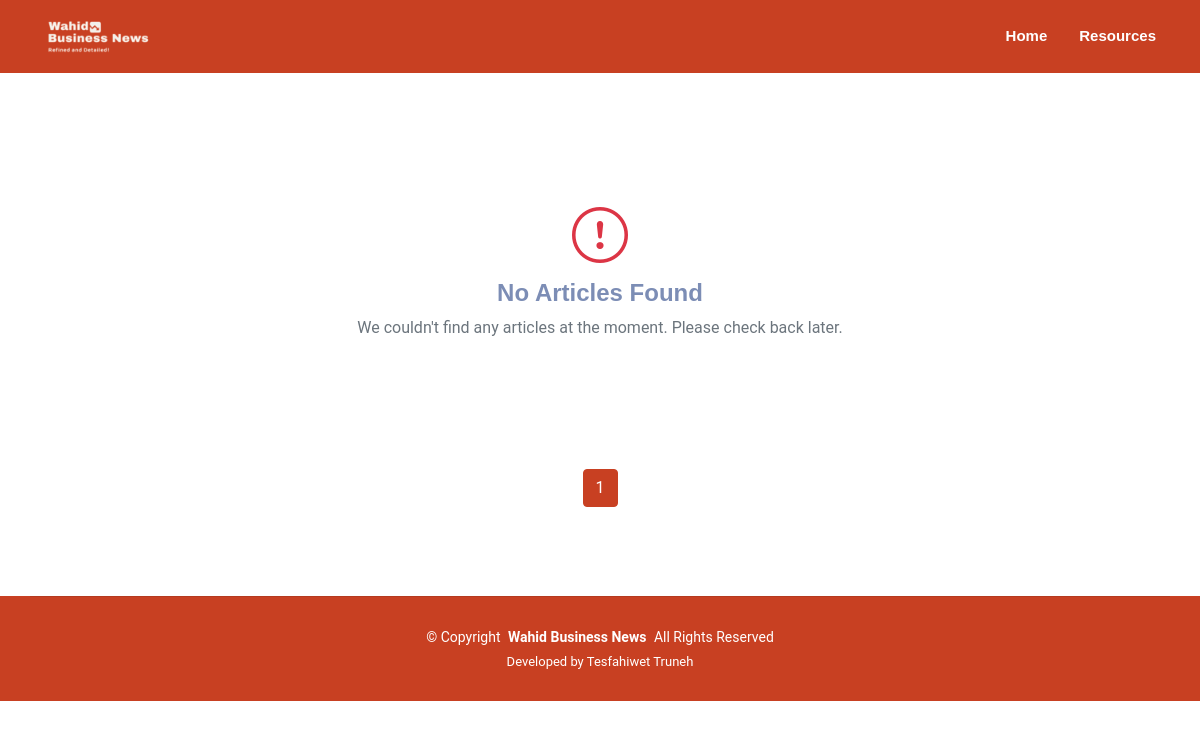
Before: /business_news/Machineries/ with the older database file.
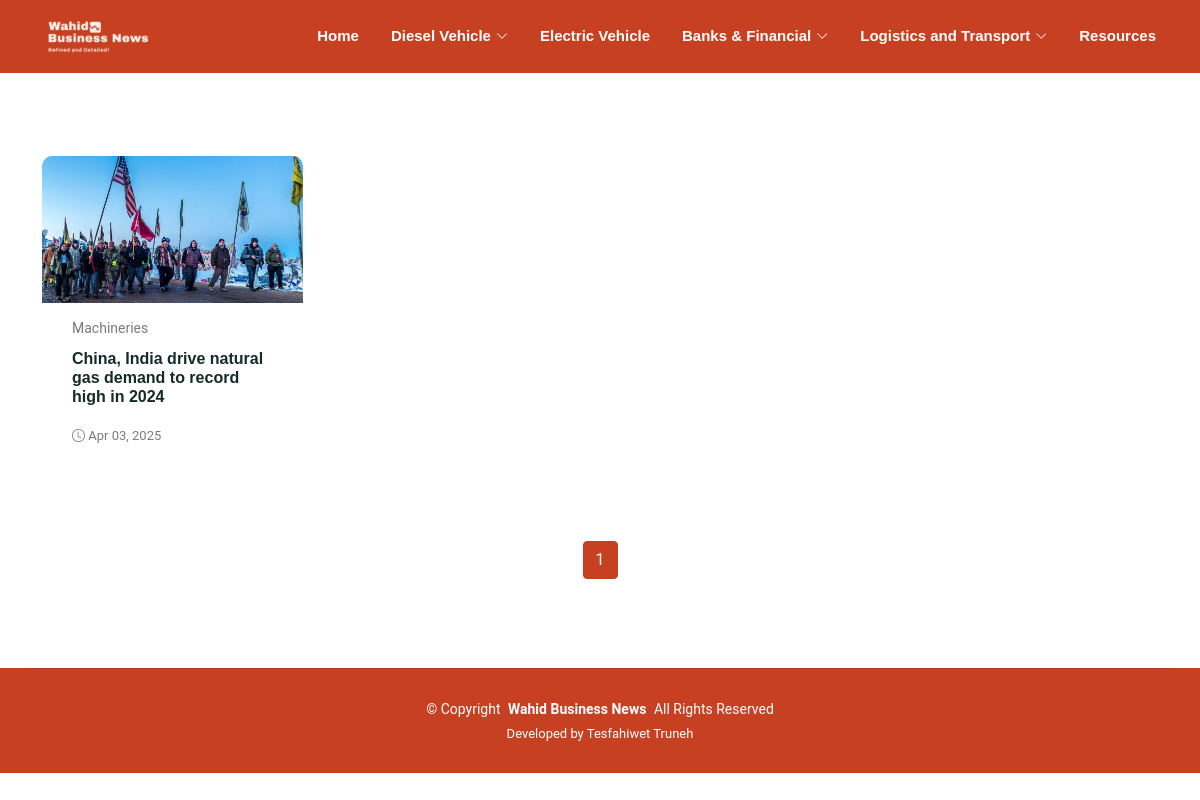
After: the same page with the newer database file.
### admin_app/models.py (models this page shows, shortened)
class MainMenu(models.Model):
    name = models.CharField(max_length=255, unique=True)

class Article(models.Model):
    def get_article_types():
        submenu_choices = [(submenu.name, submenu.name) for submenu in SubMenu.objects.all()]
        mainmenu_choices = [(mainmenu.name, mainmenu.name) for mainmenu in MainMenu.objects.filter(submenus__isnull=True)]
        return submenu_choices + mainmenu_choices
    title = models.CharField(max_length=200)
    slug = models.SlugField(unique=True, blank=True)
    content = FroalaField(theme='dark')
    thumbnail = models.ImageField(upload_to=thumbnail_upload_to)
    news_type = models.CharField(
        max_length=50,
        choices=get_article_types, verbose_name="Article Category"
    )
    created_at = models.DateTimeField(default=timezone.now)
    updated_at = models.DateTimeField(auto_now=True)
    class Meta:
        ordering = ['-created_at']

### App/views.py (the view)
# urls.py: path('business_news/<str:news_type>/', NewsByCategoryView.as_view(), name='news-by-category'),
class NewsByCategoryView(MenuMixin, TemplateView):
    template_name = 'page-specfic.html'
    def get(self, request, *args, **kwargs):
        website = Website.objects.get(name="Wahid Business News")
        hit_count = HitCount.objects.get_for_object(website)
        HitCountMixin.hit_count(request, hit_count)
        return super().get(request, *args, **kwargs)
    def get_context_data(self, **kwargs):
        context = super().get_context_data(**kwargs)
        news_type = self.kwargs['news_type']
        business_articles = Article.objects.filter(news_type=news_type).order_by('-created_at')
        page = self.request.GET.get('page', 1)
        paginator = Paginator(business_articles, 15)
        context['business_articles'] = paginator.get_page(page)
        return context

### App/views.py (called while the page is built)
    def get_context_data(self, **kwargs):
        context = super().get_context_data(**kwargs)
        context['main_menus'] = MainMenu.objects.prefetch_related('submenus').all()
        return context

### templates/page-specfic.html (shortened to what this page needs)
{% extends 'base.html' %}
{% load static %}
{% block 'page-template' %}
<main class="main">
    <section id="blog-posts" class="blog-posts section mt-5">
        <div class="container">
            <div class="row mt-5">
                {% if business_articles %}
                {% for article in business_articles %}
                <div class="col-lg-3">
                    <article class="news-article" data-aos="fade-right">
                        <div class="post-img">
                            <img src="{{ article.thumbnail.url }}" alt="" class="img-fluid">
                        </div>
                        <p class="post-category">{{ article.news_type }}</p>
                        <h2 class="title">
                            <a href="#" data-bs-toggle="modal" data-bs-target="#articleModal{{ article.id }}">
                                {{ article.title }}</a>
                        </h2>
                        <div class="post-meta d-flex align-items-center">
                            <p class="post-date">
                                <time datetime="{{ article.created_at|date:'Y-m-d' }}">
                                    <span class="bi bi-clock"></span> {{ article.created_at|date:'M d, Y' }}
                                </time>
                            </p>
                        </div>
                    </article>
                </div>
                {% endfor %}
                {% else %}
                <div class="d-flex flex-column align-items-center justify-content-center text-center my-5">
                    <i class="bi bi-exclamation-circle display-4 text-danger"></i>
                    <h4 class="text-muted mt-2">No Articles Found</h4>
                    <p class="text-secondary">We couldn't find any articles at the moment. Please check back later.</p>
                </div>
                {% endif %}
            </div>
        </div>
    </section>
    <section id="blog-pagination" class="blog-pagination section">
        <div class="container">
            <div class="d-flex justify-content-center">
                <ul class="pagination">
                    {% for page_num in business_articles.paginator.page_range %}
                    {% if business_articles.number == page_num %}
                    <li class="page-item active">
                        <span class="page-link">{{ page_num }}</span>
                    </li>
                    {% else %}
                    <li class="page-item">
                        <a class="page-link" href="?page={{ page_num }}&next_post=true">{{ page_num }}</a>
                    </li>
                    {% endif %}
                    {% endfor %}
                </ul>
            </div>
        </div>
    </section>
</main>
{% endblock %}

### templates/base.html (shortened to what this page needs)
{% load static %}
<!DOCTYPE html>
<html lang="en">
<head>
    <link rel="stylesheet" href="{% static 'admin_statics/bootstrap.css' %}">
    <link rel="stylesheet" href="https://cdn.jsdelivr.net/npm/bootstrap-icons@1.11.3/font/bootstrap-icons.min.css">
    <link href="https://cdn.jsdelivr.net/npm/aos@2.3.4/dist/aos.css" rel="stylesheet">
    <link href="{% static 'css/main.css' %}" rel="stylesheet">
</head>
<body class="blog-page">
    <header id="header" class="header fixed-top">
        <div class="branding d-flex align-items-cente">
            <div class="container position-relative d-flex align-items-center justify-content-between">
                <a href="{% url 'user-index-view' %}" class="logo d-flex align-items-center">
                    <img src="{% static 'images/mobile-view-logo.png' %}" alt="">
                </a>
                <nav id="navmenu" class="navmenu">
                    <ul>
                        <li>
                            <a href="{% url 'user-index-view' %}"
                                class="fw-bold {% if request.resolver_match.url_name == 'user-index-view' %}active{% endif %}">
                                Home
                            </a>
                        </li>
                        {% for main_menu in main_menus %}
                            <li class="dropdown">
                                    {% if main_menu.submenus.all %}
                                        <a href="#" class="fw-bold">
                                            <span>{{ main_menu.name }}</span>
                                            <i class="bi bi-chevron-down toggle-dropdown"></i>
                                        </a>
                                    {% else %}
                                        <a href="{% url 'news-by-category' main_menu.name %}" class="fw-bold">
                                            <span>{{ main_menu.name }}</span>
                                        </a>
                                    {% endif %}
                            </li>
                        {% endfor %}
                        <li>
                            <a href="{% url 'display-resources' %}"
                                class="fw-bold {% if request.resolver_match.url_name == 'display-resources' %}active{% endif %}">
                                Resources
                            </a>
                        </li>
                    </ul>
                </nav>
            </div>
        </div>
    </header>
    {% block 'page-template' %}
    {% endblock %}
    <footer id="footer" class="footer accent-background">
        <div class="container copyright text-center mt-4">
            <p>© <span>Copyright</span> <strong class="px-1 sitename">Wahid Business News</strong> <span>All Rights
                    Reserved</span></p>
            <div class="credits">
                Developed by <a href="https://bootstrapmade.com/">Tesfahiwet Truneh</a>
            </div>
        </div>
    </footer>
</body>
</html>

Changed rows visible on the page:
added MainMenu: name "Diesel Vehicle"
added MainMenu: name "Electric Vehicle"
added MainMenu: name "Banks & Financial"
added MainMenu: name "Logistics and Transport"
added Article: thumbnail (picture), news_type "Machineries", title "China, India drive natural gas demand to record high in 2024", created_at "Apr 03, 2025"
Other visible differences:
text no longer shown: "No Articles Found We couldn't find any articles at the moment. Please check back later."
